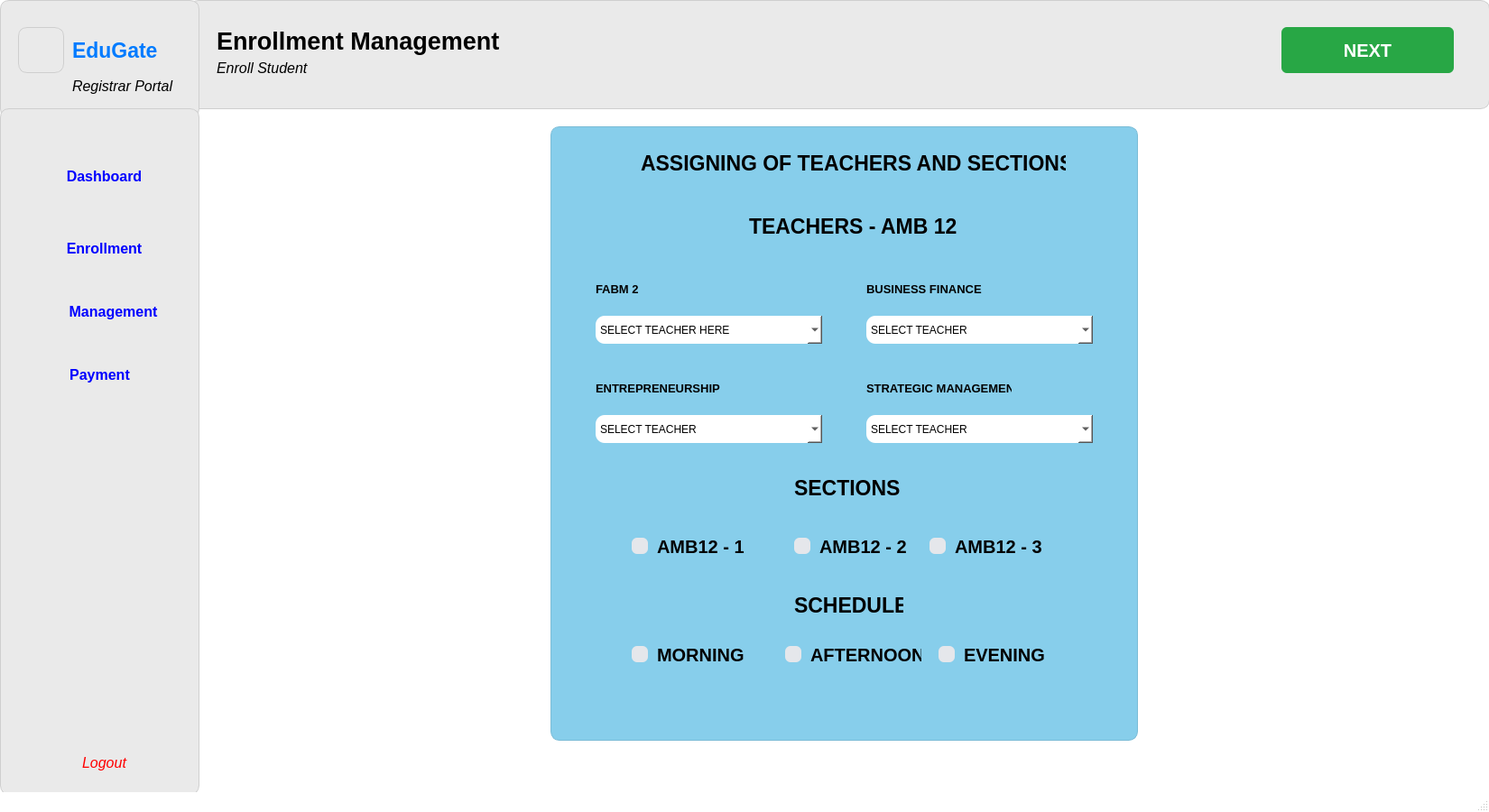
<?xml version="1.0" encoding="UTF-8"?>
<ui version="4.0">
 <class>MainWindow</class>
 <widget class="QMainWindow" name="MainWindow">
  <property name="geometry">
   <rect>
    <x>0</x>
    <y>0</y>
    <width>1650</width>
    <height>900</height>
   </rect>
  </property>
  <property name="sizePolicy">
   <sizepolicy hsizetype="Fixed" vsizetype="Fixed">
    <horstretch>0</horstretch>
    <verstretch>0</verstretch>
   </sizepolicy>
  </property>
  <property name="minimumSize">
   <size>
    <width>1650</width>
    <height>900</height>
   </size>
  </property>
  <property name="maximumSize">
   <size>
    <width>1650</width>
    <height>900</height>
   </size>
  </property>
  <property name="windowTitle">
   <string>MainWindow</string>
  </property>
  <property name="styleSheet">
   <string notr="true">QMainWindow {
    background-color: white;
}
</string>
  </property>
  <widget class="QWidget" name="centralwidget">
   <widget class="QWidget" name="widget" native="true">
    <property name="geometry">
     <rect>
      <x>210</x>
      <y>0</y>
      <width>1441</width>
      <height>121</height>
     </rect>
    </property>
    <property name="styleSheet">
     <string notr="true">QWidget {
    background-color: #eaeaea;  
    border: 1px solid #cfcfcf;
    border-radius: 10px;
}
</string>
    </property>
    <widget class="QLabel" name="label">
     <property name="geometry">
      <rect>
       <x>30</x>
       <y>20</y>
       <width>341</width>
       <height>51</height>
      </rect>
     </property>
     <property name="font">
      <font>
       <family>Segoe UI</family>
       <pointsize>20</pointsize>
       <weight>75</weight>
       <italic>false</italic>
       <bold>true</bold>
      </font>
     </property>
     <property name="styleSheet">
      <string notr="true">QLabel {
    background-color: #eaeaea;   /* match your widget color */
    border: none;                /* remove border */
    color: #000;                 /* text color (change if needed) */
}
</string>
     </property>
     <property name="text">
      <string>Enrollment Management</string>
     </property>
    </widget>
    <widget class="QLabel" name="label_2">
     <property name="geometry">
      <rect>
       <x>30</x>
       <y>60</y>
       <width>171</width>
       <height>31</height>
      </rect>
     </property>
     <property name="font">
      <font>
       <family>Segoe UI</family>
       <pointsize>12</pointsize>
       <weight>50</weight>
       <italic>true</italic>
       <bold>false</bold>
      </font>
     </property>
     <property name="styleSheet">
      <string notr="true">QLabel {
    background-color: #eaeaea;   /* match your widget color */
    border: none;                /* remove border */
    color: #000;                 /* text color (change if needed) */
}
</string>
     </property>
     <property name="text">
      <string>Enroll Student</string>
     </property>
    </widget>
    <widget class="QPushButton" name="pushButton_5">
     <property name="geometry">
      <rect>
       <x>1210</x>
       <y>30</y>
       <width>191</width>
       <height>51</height>
      </rect>
     </property>
     <property name="font">
      <font>
       <family>Segoe UI</family>
       <pointsize>15</pointsize>
       <weight>75</weight>
       <bold>true</bold>
      </font>
     </property>
     <property name="styleSheet">
      <string notr="true">QPushButton {
    background-color: #28a745;
    color: white;
    border: none;
    border-radius: 6px;
    padding: 5px 12px;
}
</string>
     </property>
     <property name="text">
      <string>NEXT</string>
     </property>
    </widget>
   </widget>
   <widget class="QWidget" name="widget_3" native="true">
    <property name="geometry">
     <rect>
      <x>0</x>
      <y>0</y>
      <width>221</width>
      <height>131</height>
     </rect>
    </property>
    <property name="styleSheet">
     <string notr="true">QWidget {
    background-color: #eaeaea;  
    border: 1px solid #cfcfcf;
    border-radius: 10px;
}
</string>
    </property>
    <widget class="QLabel" name="label_3">
     <property name="geometry">
      <rect>
       <x>20</x>
       <y>30</y>
       <width>51</width>
       <height>51</height>
      </rect>
     </property>
     <property name="text">
      <string/>
     </property>
     <property name="pixmap">
      <pixmap>../../../Downloads/ChatGPT Image Dec 10, 2025, 02_26_54 PM.png</pixmap>
     </property>
     <property name="scaledContents">
      <bool>true</bool>
     </property>
    </widget>
    <widget class="QLabel" name="label_4">
     <property name="geometry">
      <rect>
       <x>80</x>
       <y>30</y>
       <width>111</width>
       <height>51</height>
      </rect>
     </property>
     <property name="font">
      <font>
       <family>Segoe UI</family>
       <pointsize>17</pointsize>
       <weight>75</weight>
       <italic>false</italic>
       <bold>true</bold>
      </font>
     </property>
     <property name="styleSheet">
      <string notr="true">QLabel {
    color: #007BFF;    /* nice clean blue */
    background-color: transparent;   /* optional */
    border: none;                    /* optional */
}
</string>
     </property>
     <property name="text">
      <string>EduGate</string>
     </property>
    </widget>
    <widget class="QLabel" name="label_5">
     <property name="geometry">
      <rect>
       <x>80</x>
       <y>80</y>
       <width>121</width>
       <height>31</height>
      </rect>
     </property>
     <property name="font">
      <font>
       <family>Segoe UI</family>
       <pointsize>12</pointsize>
       <weight>50</weight>
       <italic>true</italic>
       <bold>false</bold>
      </font>
     </property>
     <property name="styleSheet">
      <string notr="true">QLabel {
    background-color: #eaeaea;   /* match your widget color */
    border: none;                /* remove border */
    color: #000;                 /* text color (change if needed) */
}
</string>
     </property>
     <property name="text">
      <string>Registrar Portal</string>
     </property>
    </widget>
   </widget>
   <widget class="QWidget" name="widget_2" native="true">
    <property name="geometry">
     <rect>
      <x>0</x>
      <y>120</y>
      <width>221</width>
      <height>761</height>
     </rect>
    </property>
    <property name="styleSheet">
     <string notr="true">QWidget {
    background-color: #eaeaea;  
    border: 1px solid #cfcfcf;
    border-radius: 10px;
}
</string>
    </property>
    <widget class="QLabel" name="label_6">
     <property name="geometry">
      <rect>
       <x>20</x>
       <y>60</y>
       <width>41</width>
       <height>31</height>
      </rect>
     </property>
     <property name="font">
      <font>
       <family>Segoe UI</family>
       <pointsize>8</pointsize>
       <weight>50</weight>
       <italic>true</italic>
       <bold>false</bold>
      </font>
     </property>
     <property name="styleSheet">
      <string notr="true">QLabel {
    background-color: #eaeaea;   /* match your widget color */
    border: none;                /* remove border */
    color: #000;                 /* text color (change if needed) */
}
</string>
     </property>
     <property name="text">
      <string/>
     </property>
     <property name="pixmap">
      <pixmap>../../../Downloads/dashboard-monitor.png</pixmap>
     </property>
     <property name="scaledContents">
      <bool>true</bool>
     </property>
    </widget>
    <widget class="QPushButton" name="pushButton">
     <property name="geometry">
      <rect>
       <x>20</x>
       <y>50</y>
       <width>191</width>
       <height>51</height>
      </rect>
     </property>
     <property name="font">
      <font>
       <family>Segoe UI</family>
       <pointsize>12</pointsize>
       <weight>75</weight>
       <bold>true</bold>
      </font>
     </property>
     <property name="styleSheet">
      <string notr="true">QPushButton {
    border: none;
    outline: none;
    color: blue;
}
QPushButton:hover {
    color: #1565c0;
}

QPushButton:pressed {
    color: #0d47a1;
}
</string>
     </property>
     <property name="text">
      <string>Dashboard</string>
     </property>
    </widget>
    <widget class="QLabel" name="label_7">
     <property name="geometry">
      <rect>
       <x>30</x>
       <y>140</y>
       <width>31</width>
       <height>31</height>
      </rect>
     </property>
     <property name="font">
      <font>
       <family>Segoe UI</family>
       <pointsize>8</pointsize>
       <weight>50</weight>
       <italic>true</italic>
       <bold>false</bold>
      </font>
     </property>
     <property name="styleSheet">
      <string notr="true">QLabel {
    background-color: #eaeaea;   /* match your widget color */
    border: none;                /* remove border */
    color: #000;                 /* text color (change if needed) */
}
</string>
     </property>
     <property name="text">
      <string/>
     </property>
     <property name="pixmap">
      <pixmap>../../../Downloads/user-add.png</pixmap>
     </property>
     <property name="scaledContents">
      <bool>true</bool>
     </property>
    </widget>
    <widget class="QPushButton" name="pushButton_2">
     <property name="geometry">
      <rect>
       <x>20</x>
       <y>130</y>
       <width>191</width>
       <height>51</height>
      </rect>
     </property>
     <property name="font">
      <font>
       <family>Segoe UI</family>
       <pointsize>12</pointsize>
       <weight>75</weight>
       <bold>true</bold>
      </font>
     </property>
     <property name="toolTip">
      <string>&lt;html&gt;&lt;head/&gt;&lt;body&gt;&lt;p&gt;Enrollment&lt;br/&gt;Management&lt;/p&gt;&lt;/body&gt;&lt;/html&gt;</string>
     </property>
     <property name="styleSheet">
      <string notr="true">QPushButton {
    border: none;
    outline: none;
    color: blue;
}
QPushButton:hover {
    color: #1565c0;
}

QPushButton:pressed {
    color: #0d47a1;
}
</string>
     </property>
     <property name="text">
      <string>Enrollment</string>
     </property>
    </widget>
    <widget class="QLabel" name="label_8">
     <property name="geometry">
      <rect>
       <x>20</x>
       <y>210</y>
       <width>41</width>
       <height>31</height>
      </rect>
     </property>
     <property name="font">
      <font>
       <family>Segoe UI</family>
       <pointsize>8</pointsize>
       <weight>50</weight>
       <italic>true</italic>
       <bold>false</bold>
      </font>
     </property>
     <property name="styleSheet">
      <string notr="true">QLabel {
    background-color: #eaeaea;   /* match your widget color */
    border: none;                /* remove border */
    color: #000;                 /* text color (change if needed) */
}
</string>
     </property>
     <property name="text">
      <string/>
     </property>
     <property name="pixmap">
      <pixmap>../../../Downloads/people-group.png</pixmap>
     </property>
     <property name="scaledContents">
      <bool>true</bool>
     </property>
    </widget>
    <widget class="QPushButton" name="pushButton_3">
     <property name="geometry">
      <rect>
       <x>40</x>
       <y>200</y>
       <width>171</width>
       <height>51</height>
      </rect>
     </property>
     <property name="font">
      <font>
       <family>Segoe UI</family>
       <pointsize>12</pointsize>
       <weight>75</weight>
       <bold>true</bold>
      </font>
     </property>
     <property name="toolTip">
      <string>&lt;html&gt;&lt;head/&gt;&lt;body&gt;&lt;p&gt;Enrollment&lt;br/&gt;Management&lt;/p&gt;&lt;/body&gt;&lt;/html&gt;</string>
     </property>
     <property name="styleSheet">
      <string notr="true">QPushButton {
    border: none;
    outline: none;
    color: blue;
}
QPushButton:hover {
    color: #1565c0;
}

QPushButton:pressed {
    color: #0d47a1;
}
</string>
     </property>
     <property name="text">
      <string>Management</string>
     </property>
    </widget>
    <widget class="QPushButton" name="pushButton_4">
     <property name="geometry">
      <rect>
       <x>20</x>
       <y>700</y>
       <width>191</width>
       <height>51</height>
      </rect>
     </property>
     <property name="font">
      <font>
       <family>Segoe UI</family>
       <pointsize>12</pointsize>
       <italic>true</italic>
      </font>
     </property>
     <property name="toolTip">
      <string>&lt;html&gt;&lt;head/&gt;&lt;body&gt;&lt;p&gt;Enrollment&lt;br/&gt;Management&lt;/p&gt;&lt;/body&gt;&lt;/html&gt;</string>
     </property>
     <property name="styleSheet">
      <string notr="true">QPushButton {
    border: none;
    outline: none;
}

QPushButton {
    color: red;
}

</string>
     </property>
     <property name="text">
      <string>Logout</string>
     </property>
    </widget>
    <widget class="QLabel" name="label_9">
     <property name="geometry">
      <rect>
       <x>30</x>
       <y>710</y>
       <width>41</width>
       <height>31</height>
      </rect>
     </property>
     <property name="font">
      <font>
       <family>Segoe UI</family>
       <pointsize>8</pointsize>
       <weight>50</weight>
       <italic>true</italic>
       <bold>false</bold>
      </font>
     </property>
     <property name="styleSheet">
      <string notr="true">QLabel {
    background-color: #eaeaea;   /* match your widget color */
    border: none;                /* remove border */
    color: #000;                 /* text color (change if needed) */
}
</string>
     </property>
     <property name="text">
      <string/>
     </property>
     <property name="pixmap">
      <pixmap>../../../Downloads/sign-out-alt.png</pixmap>
     </property>
     <property name="scaledContents">
      <bool>true</bool>
     </property>
    </widget>
    <widget class="QPushButton" name="pushButton_6">
     <property name="geometry">
      <rect>
       <x>20</x>
       <y>270</y>
       <width>181</width>
       <height>51</height>
      </rect>
     </property>
     <property name="font">
      <font>
       <family>Segoe UI</family>
       <pointsize>12</pointsize>
       <weight>75</weight>
       <bold>true</bold>
      </font>
     </property>
     <property name="toolTip">
      <string>&lt;html&gt;&lt;head/&gt;&lt;body&gt;&lt;p&gt;Enrollment&lt;br/&gt;Management&lt;/p&gt;&lt;/body&gt;&lt;/html&gt;</string>
     </property>
     <property name="styleSheet">
      <string notr="true">QPushButton {
    border: none;
    outline: none;
    color: blue;
}
QPushButton:hover {
    color: #1565c0;
}

QPushButton:pressed {
    color: #0d47a1;
}
</string>
     </property>
     <property name="text">
      <string>Payment</string>
     </property>
    </widget>
    <widget class="QLabel" name="label_11">
     <property name="geometry">
      <rect>
       <x>20</x>
       <y>280</y>
       <width>41</width>
       <height>31</height>
      </rect>
     </property>
     <property name="font">
      <font>
       <family>Segoe UI</family>
       <pointsize>8</pointsize>
       <weight>50</weight>
       <italic>true</italic>
       <bold>false</bold>
      </font>
     </property>
     <property name="styleSheet">
      <string notr="true">QLabel {
    background-color: #eaeaea;   /* match your widget color */
    border: none;                /* remove border */
    color: #000;                 /* text color (change if needed) */
}
</string>
     </property>
     <property name="text">
      <string/>
     </property>
     <property name="pixmap">
      <pixmap>../../../Downloads/credit-card.png</pixmap>
     </property>
     <property name="scaledContents">
      <bool>true</bool>
     </property>
    </widget>
    <zorder>pushButton</zorder>
    <zorder>label_6</zorder>
    <zorder>pushButton_2</zorder>
    <zorder>label_7</zorder>
    <zorder>pushButton_3</zorder>
    <zorder>label_8</zorder>
    <zorder>pushButton_4</zorder>
    <zorder>label_9</zorder>
    <zorder>pushButton_6</zorder>
    <zorder>label_11</zorder>
   </widget>
   <widget class="QWidget" name="widget_7" native="true">
    <property name="geometry">
     <rect>
      <x>610</x>
      <y>140</y>
      <width>651</width>
      <height>681</height>
     </rect>
    </property>
    <property name="styleSheet">
     <string notr="true">QWidget {
    background-color: #87ceeb;
    border: 1px solid #7bbcd6;
    border-radius: 10px;
}
</string>
    </property>
    <widget class="QLabel" name="label_20">
     <property name="geometry">
      <rect>
       <x>100</x>
       <y>30</y>
       <width>471</width>
       <height>21</height>
      </rect>
     </property>
     <property name="font">
      <font>
       <family>Segoe UI</family>
       <pointsize>17</pointsize>
       <weight>75</weight>
       <bold>true</bold>
      </font>
     </property>
     <property name="styleSheet">
      <string notr="true">QLabel {
    border: none;
}
</string>
     </property>
     <property name="text">
      <string>ASSIGNING OF TEACHERS AND SECTIONS</string>
     </property>
    </widget>
    <widget class="QLabel" name="label_22">
     <property name="geometry">
      <rect>
       <x>50</x>
       <y>170</y>
       <width>161</width>
       <height>21</height>
      </rect>
     </property>
     <property name="font">
      <font>
       <family>Segoe UI</family>
       <pointsize>10</pointsize>
       <weight>75</weight>
       <bold>true</bold>
      </font>
     </property>
     <property name="styleSheet">
      <string notr="true">QLabel {
    border: none;
}
</string>
     </property>
     <property name="text">
      <string>FABM 2</string>
     </property>
    </widget>
    <widget class="QComboBox" name="comboBox_3">
     <property name="geometry">
      <rect>
       <x>50</x>
       <y>210</y>
       <width>251</width>
       <height>31</height>
      </rect>
     </property>
     <property name="styleSheet">
      <string notr="true">QComboBox {
    background-color: white;
    color: black;
    border: none;
}

QComboBox QAbstractItemView {
    background-color: white;
    color: black;
}
</string>
     </property>
     <property name="inputMethodHints">
      <set>Qt::ImhNone</set>
     </property>
     <property name="editable">
      <bool>false</bool>
     </property>
     <property name="currentText">
      <string>SELECT TEACHER HERE</string>
     </property>
     <item>
      <property name="text">
       <string>SELECT TEACHER HERE</string>
      </property>
     </item>
     <item>
      <property name="text">
       <string>Angela R. Cruz</string>
      </property>
     </item>
     <item>
      <property name="text">
       <string>Andrew M. Lim</string>
      </property>
     </item>
     <item>
      <property name="text">
       <string>Daniel P. Santos</string>
      </property>
     </item>
    </widget>
    <widget class="QLabel" name="label_23">
     <property name="geometry">
      <rect>
       <x>350</x>
       <y>170</y>
       <width>191</width>
       <height>21</height>
      </rect>
     </property>
     <property name="font">
      <font>
       <family>Segoe UI</family>
       <pointsize>10</pointsize>
       <weight>75</weight>
       <bold>true</bold>
      </font>
     </property>
     <property name="styleSheet">
      <string notr="true">QLabel {
    border: none;
}
</string>
     </property>
     <property name="text">
      <string>BUSINESS FINANCE</string>
     </property>
    </widget>
    <widget class="QComboBox" name="comboBox_4">
     <property name="geometry">
      <rect>
       <x>350</x>
       <y>210</y>
       <width>251</width>
       <height>31</height>
      </rect>
     </property>
     <property name="styleSheet">
      <string notr="true">QComboBox {
    background-color: white;
    color: black;
    border: none;
}

QComboBox QAbstractItemView {
    background-color: white;
    color: black;
}
</string>
     </property>
     <property name="inputMethodHints">
      <set>Qt::ImhNone</set>
     </property>
     <property name="editable">
      <bool>false</bool>
     </property>
     <property name="currentText">
      <string>SELECT TEACHER</string>
     </property>
     <item>
      <property name="text">
       <string>SELECT TEACHER</string>
      </property>
     </item>
     <item>
      <property name="text">
       <string>Clarissa M. Villanueva</string>
      </property>
     </item>
     <item>
      <property name="text">
       <string>Joseph L. Mendoza</string>
      </property>
     </item>
     <item>
      <property name="text">
       <string>Patricia L. Gomez</string>
      </property>
     </item>
    </widget>
    <widget class="QComboBox" name="comboBox_5">
     <property name="geometry">
      <rect>
       <x>50</x>
       <y>320</y>
       <width>251</width>
       <height>31</height>
      </rect>
     </property>
     <property name="styleSheet">
      <string notr="true">QComboBox {
    background-color: white;
    color: black;
    border: none;
}

QComboBox QAbstractItemView {
    background-color: white;
    color: black;
}
</string>
     </property>
     <property name="inputMethodHints">
      <set>Qt::ImhNone</set>
     </property>
     <property name="editable">
      <bool>false</bool>
     </property>
     <property name="currentText">
      <string>SELECT TEACHER</string>
     </property>
     <item>
      <property name="text">
       <string>SELECT TEACHER</string>
      </property>
     </item>
     <item>
      <property name="text">
       <string>Clarissa M. Villanueva</string>
      </property>
     </item>
     <item>
      <property name="text">
       <string>Patricia L. Gomez</string>
      </property>
     </item>
     <item>
      <property name="text">
       <string>Andrew M. Lim</string>
      </property>
     </item>
    </widget>
    <widget class="QLabel" name="label_25">
     <property name="geometry">
      <rect>
       <x>50</x>
       <y>280</y>
       <width>161</width>
       <height>21</height>
      </rect>
     </property>
     <property name="font">
      <font>
       <family>Segoe UI</family>
       <pointsize>10</pointsize>
       <weight>75</weight>
       <bold>true</bold>
      </font>
     </property>
     <property name="styleSheet">
      <string notr="true">QLabel {
    border: none;
}
</string>
     </property>
     <property name="text">
      <string>ENTREPRENEURSHIP</string>
     </property>
    </widget>
    <widget class="QComboBox" name="comboBox_6">
     <property name="geometry">
      <rect>
       <x>350</x>
       <y>320</y>
       <width>251</width>
       <height>31</height>
      </rect>
     </property>
     <property name="styleSheet">
      <string notr="true">QComboBox {
    background-color: white;
    color: black;
    border: none;
}

QComboBox QAbstractItemView {
    background-color: white;
    color: black;
}
</string>
     </property>
     <property name="inputMethodHints">
      <set>Qt::ImhNone</set>
     </property>
     <property name="editable">
      <bool>false</bool>
     </property>
     <property name="currentText">
      <string>SELECT TEACHER</string>
     </property>
     <item>
      <property name="text">
       <string>SELECT TEACHER</string>
      </property>
     </item>
     <item>
      <property name="text">
       <string>Clarissa M. Villanueva</string>
      </property>
     </item>
     <item>
      <property name="text">
       <string>Joseph L. Mendoza</string>
      </property>
     </item>
     <item>
      <property name="text">
       <string>Andrew M. Lim</string>
      </property>
     </item>
    </widget>
    <widget class="QLabel" name="label_26">
     <property name="geometry">
      <rect>
       <x>350</x>
       <y>280</y>
       <width>161</width>
       <height>21</height>
      </rect>
     </property>
     <property name="font">
      <font>
       <family>Segoe UI</family>
       <pointsize>10</pointsize>
       <weight>75</weight>
       <bold>true</bold>
      </font>
     </property>
     <property name="styleSheet">
      <string notr="true">QLabel {
    border: none;
}
</string>
     </property>
     <property name="text">
      <string>STRATEGIC MANAGEMENT</string>
     </property>
    </widget>
    <widget class="QCheckBox" name="checkBox">
     <property name="geometry">
      <rect>
       <x>90</x>
       <y>440</y>
       <width>141</width>
       <height>51</height>
      </rect>
     </property>
     <property name="font">
      <font>
       <family>Segoe UI</family>
       <pointsize>-1</pointsize>
       <weight>75</weight>
       <bold>true</bold>
      </font>
     </property>
     <property name="styleSheet">
      <string notr="true">QCheckBox {
    background: transparent;
    border: none;
    padding: 0px;
    margin: 0px;

    spacing: 10px;
    color: #000000;          /* BLACK text */
    font-family: &quot;Segoe UI&quot;;
    font-size: 20px;
    font-weight: bold;
}

QCheckBox::indicator {
    width: 18px;
    height: 18px;
    border: none;            /* no border */
    background-color: #e5e7eb;
    border-radius: 6px;
}

QCheckBox::indicator:checked {
    background-color: #22c55e;   /* green */
}
</string>
     </property>
     <property name="text">
      <string>AMB12 - 1</string>
     </property>
    </widget>
    <widget class="QCheckBox" name="checkBox_3">
     <property name="geometry">
      <rect>
       <x>420</x>
       <y>440</y>
       <width>141</width>
       <height>51</height>
      </rect>
     </property>
     <property name="font">
      <font>
       <family>Segoe UI</family>
       <pointsize>-1</pointsize>
       <weight>75</weight>
       <bold>true</bold>
      </font>
     </property>
     <property name="styleSheet">
      <string notr="true">QCheckBox {
    background: transparent;
    border: none;
    padding: 0px;
    margin: 0px;

    spacing: 10px;
    color: #000000;          /* BLACK text */
    font-family: &quot;Segoe UI&quot;;
    font-size: 20px;
    font-weight: bold;
}

QCheckBox::indicator {
    width: 18px;
    height: 18px;
    border: none;            /* no border */
    background-color: #e5e7eb;
    border-radius: 6px;
}

QCheckBox::indicator:checked {
    background-color: #22c55e;   /* green */
}
</string>
     </property>
     <property name="text">
      <string>AMB12 - 3</string>
     </property>
    </widget>
    <widget class="QCheckBox" name="checkBox_4">
     <property name="geometry">
      <rect>
       <x>270</x>
       <y>440</y>
       <width>141</width>
       <height>51</height>
      </rect>
     </property>
     <property name="font">
      <font>
       <family>Segoe UI</family>
       <pointsize>-1</pointsize>
       <weight>75</weight>
       <bold>true</bold>
      </font>
     </property>
     <property name="styleSheet">
      <string notr="true">QCheckBox {
    background: transparent;
    border: none;
    padding: 0px;
    margin: 0px;

    spacing: 10px;
    color: #000000;          /* BLACK text */
    font-family: &quot;Segoe UI&quot;;
    font-size: 20px;
    font-weight: bold;
}

QCheckBox::indicator {
    width: 18px;
    height: 18px;
    border: none;            /* no border */
    background-color: #e5e7eb;
    border-radius: 6px;
}

QCheckBox::indicator:checked {
    background-color: #22c55e;   /* green */
}
</string>
     </property>
     <property name="text">
      <string>AMB12 - 2</string>
     </property>
    </widget>
    <widget class="QLabel" name="label_34">
     <property name="geometry">
      <rect>
       <x>270</x>
       <y>390</y>
       <width>121</width>
       <height>21</height>
      </rect>
     </property>
     <property name="font">
      <font>
       <family>Segoe UI</family>
       <pointsize>17</pointsize>
       <weight>75</weight>
       <bold>true</bold>
      </font>
     </property>
     <property name="styleSheet">
      <string notr="true">QLabel {
    border: none;
}
</string>
     </property>
     <property name="text">
      <string>SECTIONS</string>
     </property>
    </widget>
    <widget class="QLabel" name="label_28">
     <property name="geometry">
      <rect>
       <x>220</x>
       <y>100</y>
       <width>251</width>
       <height>21</height>
      </rect>
     </property>
     <property name="font">
      <font>
       <family>Segoe UI</family>
       <pointsize>17</pointsize>
       <weight>75</weight>
       <bold>true</bold>
      </font>
     </property>
     <property name="styleSheet">
      <string notr="true">QLabel {
    border: none;
}
</string>
     </property>
     <property name="text">
      <string>TEACHERS - AMB 12</string>
     </property>
    </widget>
    <widget class="QLabel" name="label_35">
     <property name="geometry">
      <rect>
       <x>270</x>
       <y>520</y>
       <width>121</width>
       <height>21</height>
      </rect>
     </property>
     <property name="font">
      <font>
       <family>Segoe UI</family>
       <pointsize>17</pointsize>
       <weight>75</weight>
       <bold>true</bold>
      </font>
     </property>
     <property name="styleSheet">
      <string notr="true">QLabel {
    border: none;
}
</string>
     </property>
     <property name="text">
      <string>SCHEDULE</string>
     </property>
    </widget>
    <widget class="QCheckBox" name="checkBox_2">
     <property name="geometry">
      <rect>
       <x>90</x>
       <y>560</y>
       <width>141</width>
       <height>51</height>
      </rect>
     </property>
     <property name="font">
      <font>
       <family>Segoe UI</family>
       <pointsize>-1</pointsize>
       <weight>75</weight>
       <bold>true</bold>
      </font>
     </property>
     <property name="styleSheet">
      <string notr="true">QCheckBox {
    background: transparent;
    border: none;
    padding: 0px;
    margin: 0px;

    spacing: 10px;
    color: #000000;          /* BLACK text */
    font-family: &quot;Segoe UI&quot;;
    font-size: 20px;
    font-weight: bold;
}

QCheckBox::indicator {
    width: 18px;
    height: 18px;
    border: none;            /* no border */
    background-color: #e5e7eb;
    border-radius: 6px;
}

QCheckBox::indicator:checked {
    background-color: #22c55e;   /* green */
}
</string>
     </property>
     <property name="text">
      <string>MORNING</string>
     </property>
    </widget>
    <widget class="QCheckBox" name="checkBox_5">
     <property name="geometry">
      <rect>
       <x>260</x>
       <y>560</y>
       <width>151</width>
       <height>51</height>
      </rect>
     </property>
     <property name="font">
      <font>
       <family>Segoe UI</family>
       <pointsize>-1</pointsize>
       <weight>75</weight>
       <bold>true</bold>
      </font>
     </property>
     <property name="styleSheet">
      <string notr="true">QCheckBox {
    background: transparent;
    border: none;
    padding: 0px;
    margin: 0px;

    spacing: 10px;
    color: #000000;          /* BLACK text */
    font-family: &quot;Segoe UI&quot;;
    font-size: 20px;
    font-weight: bold;
}

QCheckBox::indicator {
    width: 18px;
    height: 18px;
    border: none;            /* no border */
    background-color: #e5e7eb;
    border-radius: 6px;
}

QCheckBox::indicator:checked {
    background-color: #22c55e;   /* green */
}
</string>
     </property>
     <property name="text">
      <string>AFTERNOON</string>
     </property>
    </widget>
    <widget class="QCheckBox" name="checkBox_6">
     <property name="geometry">
      <rect>
       <x>430</x>
       <y>560</y>
       <width>141</width>
       <height>51</height>
      </rect>
     </property>
     <property name="font">
      <font>
       <family>Segoe UI</family>
       <pointsize>-1</pointsize>
       <weight>75</weight>
       <bold>true</bold>
      </font>
     </property>
     <property name="styleSheet">
      <string notr="true">QCheckBox {
    background: transparent;
    border: none;
    padding: 0px;
    margin: 0px;

    spacing: 10px;
    color: #000000;          /* BLACK text */
    font-family: &quot;Segoe UI&quot;;
    font-size: 20px;
    font-weight: bold;
}

QCheckBox::indicator {
    width: 18px;
    height: 18px;
    border: none;            /* no border */
    background-color: #e5e7eb;
    border-radius: 6px;
}

QCheckBox::indicator:checked {
    background-color: #22c55e;   /* green */
}
</string>
     </property>
     <property name="text">
      <string>EVENING</string>
     </property>
    </widget>
   </widget>
  </widget>
  <widget class="QStatusBar" name="statusbar"/>
 </widget>
 <resources/>
 <connections/>
</ui>
